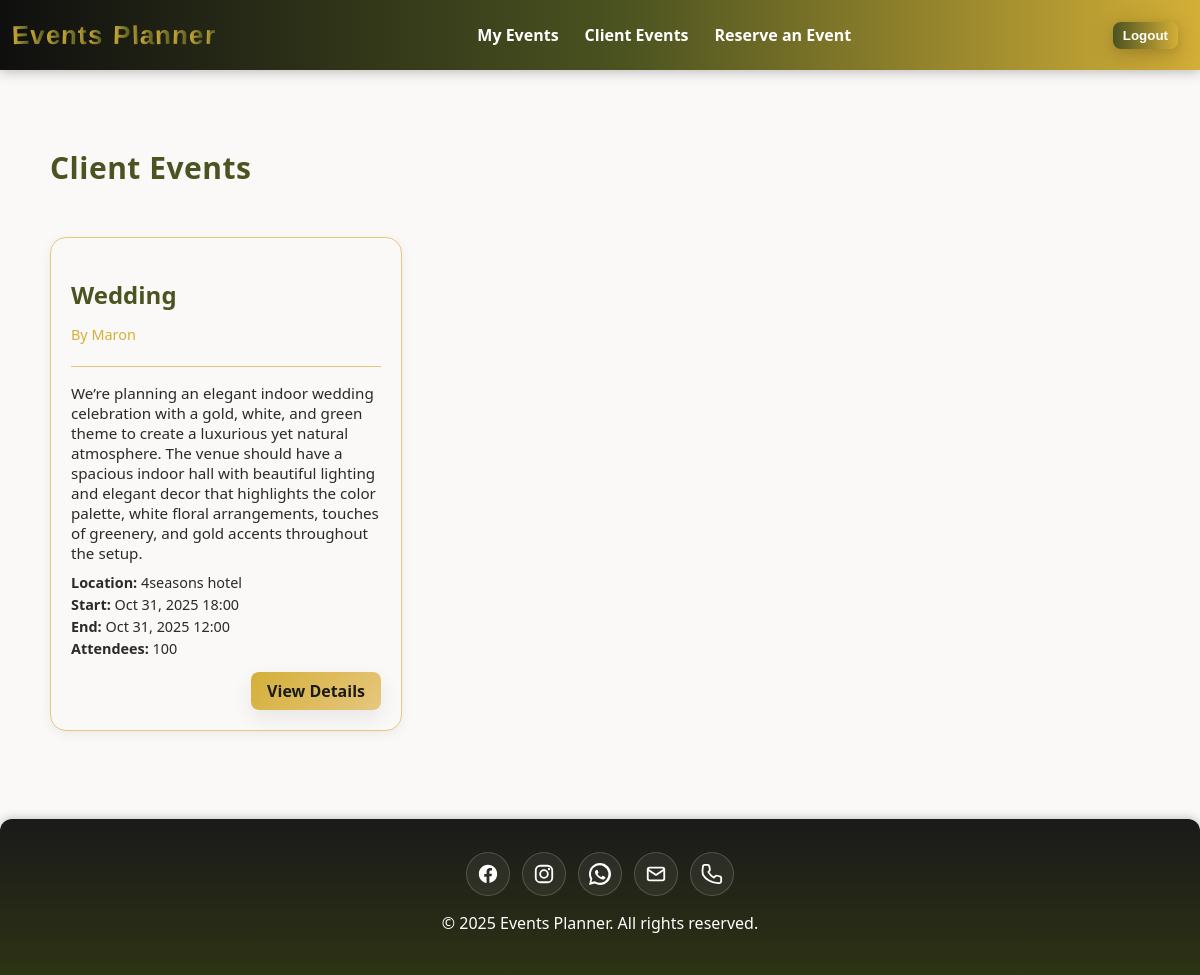
Page /client-events/ (signed in) on the committed database.
### main_app/models.py (models this page shows, shortened)
class Event(models.Model):
  title = models.CharField(max_length=200)
  description = models.TextField(max_length=500)
  location = models.TextField(max_length=500)
  start_date = models.DateTimeField('Event Date')
  end_date = models.DateTimeField('Event End Date')
  created_date = models.DateTimeField(auto_now=True)
  updated_date = models.DateTimeField(auto_now=True)
  attendees_count = models.IntegerField()
  theme_colors = models.CharField(max_length=100)
  theme_images = models.ImageField(upload_to='events/%Y/%m/',
        blank=True,
        null=True)
  user = models.ForeignKey(
        settings.AUTH_USER_MODEL,
        on_delete=models.CASCADE,
        related_name='events'
    )

### main_app/views.py (the view)
# urls.py: path('client-events/', views.client_events, name='client-events'),
@staff_member_required
def client_events(request):
    events = (
        Event.objects.select_related('user')
        .filter(user__is_staff=False)
        .order_by('start_date')
    )
    return render(request, 'events/client_events.html', {'events': events})

### main_app/templates/events/client_events.html
{% extends 'base.html' %}
{% load static %}
{% block head %}
  <link rel="stylesheet" href="{% static 'css/client-events.css' %}" />
{% endblock %}
{% block content %}
  <section class="client-events-page">
    <div class="events-header">
      <h1 class="page-title">Client Events</h1>
    </div>
    {% if events %}
      <div class="client-events-grid">
        {% for event in events %}
          <article class="client-event-card">
            <div class="event-card-header">
              <h2 class="event-title">{{ event.title }}</h2>
              <p class="event-owner">by {{ event.user.username }}</p>
            </div>
            <div class="event-card-body">
              <p class="event-description">{{ event.description|default:'No description provided.' }}</p>
              <ul class="event-details">
                <li>
                  <strong>Location:</strong> {{ event.location }}
                </li>
                <li>
                  <strong>Start:</strong> {{ event.start_date|date:'M d, Y H:i' }}
                </li>
                <li>
                  <strong>End:</strong> {{ event.end_date|date:'M d, Y H:i' }}
                </li>
                <li>
                  <strong>Attendees:</strong> {{ event.attendees_count }}
                </li>
              </ul>
            </div>
            <div class="event-card-footer">
              <a href="{% url 'event-details' event.pk %}" class="btn btn-view">View Details</a>
            </div>
          </article>
        {% endfor %}
      </div>
    {% else %}
      <div class="no-events">
        <img src="{% static 'images/empty.svg' %}" alt="No events" class="empty-img" />
        <h2>No client events found</h2>
        <p>Once clients start reserving events, they will appear here.</p>
      </div>
    {% endif %}
  </section>
{% endblock %}

### main_app/static/css/variables.css (style rules this page uses)
:root { --olive: #4b5320; --olive-900: #2d3314; --gold: #d4af37; --gold-300: #e6c77f; --black: #1a1a1a; --ink: #2a2a2a; --paper: #faf9f7; --white: #ffffff; --error-color: #d0021b; --stroke: rgba(0,0,0,.08); --shadow-strong: 0 6px 24px rgba(0,0,0,.18), 0 2px 8px rgba(0,0,0,.08); --header-gradient: linear-gradient(90deg, #0f0f0f, var(--olive) 52%, var(--gold)); --cta-gradient: linear-gradient(90deg, var(--olive), var(--gold)); --cta-hover-gradient: linear-gradient(90deg, var(--olive-900), #b99725); --font-sans: "Poppins", ui-sans-serif, system-ui, sans-serif; --surface: var(--paper); --surface-2: #f0eee9; --card: #ffffff; --border: #e0decc; --text: var(--ink); --muted: #5c5c5c; --shadow: 0 8px 20px rgba(0, 0, 0, 0.08); }
.btn { display:inline-flex; align-items:center; justify-content:center; padding: 8px 16px; border-radius: 8px; border:0; background: var(--cta-gradient); color:#fff; font-weight:600; text-decoration:none; cursor:pointer; transition: background .25s ease, transform .2s ease, box-shadow .2s ease; box-shadow: var(--shadow-strong); }

### main_app/static/css/base.css (style rules this page uses)
:root { --header-h: 70px; --page-max: 2000px; }
html, body { width: 100%; }
body { font-family: var(--font-sans); color: var(--ink); background: var(--paper); margin: 0 auto; max-width: var(--page-max); min-height: 100vh; overflow-x: hidden; }

### main_app/static/css/client-events.css (style rules this page uses)
.client-events-page { max-width: 1100px; margin: 0 auto; padding: clamp(16px, 2.5vw, 28px); color: var(--ink); }
.events-header { display: flex; align-items: center; justify-content: space-between; margin-bottom: 24px; }
.page-title { font-size: clamp(24px, 2.5vw, 34px); font-weight: 800; color: var(--olive); letter-spacing: 0.5px; }
.client-events-grid { display: grid; grid-template-columns: repeat(auto-fill, minmax(300px, 1fr)); gap: 22px; }
.client-event-card { background: var(--paper); border: 1px solid var(--gold-300); border-radius: 16px; padding: 20px; box-shadow: 0 3px 12px rgba(0, 0, 0, 0.06); transition: transform 0.2s ease, box-shadow 0.2s ease; }
.event-card-header { border-bottom: 1px solid var(--gold-300); margin-bottom: 12px; padding-bottom: 8px; }
.event-title { color: var(--olive); font-weight: 700; margin-bottom: 2px; }
.event-owner { font-size: 0.9rem; color: var(--gold); text-transform: capitalize; }
.event-card-body { margin-top: 10px; }
.event-description { color: var(--ink); margin-bottom: 10px; font-size: 0.95rem; }
.event-details { list-style: none; padding: 0; margin: 0; }
.event-details li { font-size: 0.9rem; margin: 3px 0; }
.event-card-footer { margin-top: 14px; text-align: right; }
.btn-view { display: inline-block; background: linear-gradient(135deg, var(--gold), var(--gold-300)); color: var(--black); box-shadow: var(--shadow); border-color: rgba(212, 175, 55, 0.3); padding: 8px 16px; border-radius: 8px; text-decoration: none; transition: background-color 0.2s ease; }

### rows in the picture
Event: title "Wedding", user.username "Maron", description "We’re planning an elegant indoor wedding celebration with a gold, white, and green theme to create a luxurious yet natural atmosphere. The venue should have a spacious indoor hall with beautiful lighting and elegant decor that highlights the color palette, white floral arrangements, touches of greenery, and gold accents throughout the setup.", location "4seasons hotel", start_date "Oct 31, 2025 18:00", end_date "Oct 31, 2025 12:00", attendees_count "100"
